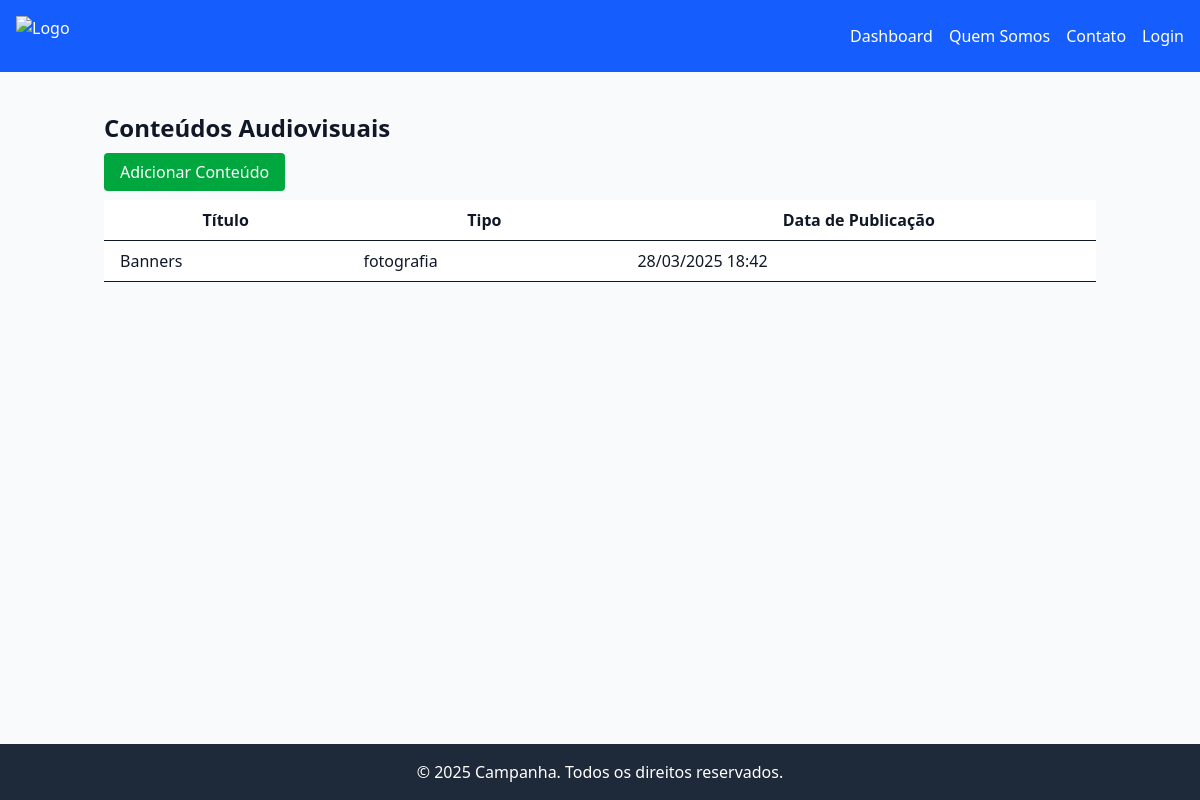
Page /marketing/ on the committed database.
### marketing/models.py (models this page shows, shortened)
class ConteudoAudiovisual(models.Model):
    titulo = models.CharField(max_length=255)
    descricao = models.TextField(blank=True)
    data_publicacao = models.DateTimeField()
    tipo = models.CharField(max_length=50, choices=[('video', 'Vídeo'), ('fotografia', 'Fotografia')])

### marketing/views.py (the view)
# urls.py: path('', views.lista_conteudo, name='lista'),
def lista_conteudo(request):
    conteudos = ConteudoAudiovisual.objects.all().order_by('-data_publicacao')
    return render(request, 'marketing/lista.html', {'conteudos': conteudos})

### marketing/templates/marketing/lista.html (shortened to what this page needs)
{% extends 'base1.html' %}
{% block content %}
<div class="container mx-auto p-4">
    <h1 class="text-2xl font-bold mb-4">Conteúdos Audiovisuais</h1>
    <a href="{% url 'marketing:criar' %}" class="bg-green-600 text-white px-4 py-2 rounded">Adicionar Conteúdo</a>
    <table class="min-w-full mt-4 bg-white">
        <thead>
            <tr>
                <th class="py-2 px-4 border-b">Título</th>
                <th class="py-2 px-4 border-b">Tipo</th>
                <th class="py-2 px-4 border-b">Data de Publicação</th>
            </tr>
        </thead>
        <tbody>
            {% for conteudo in conteudos %}
            <tr class="hover:bg-gray-100">
                <td class="py-2 px-4 border-b">{{ conteudo.titulo }}</td>
                <td class="py-2 px-4 border-b">{{ conteudo.tipo }}</td>
                <td class="py-2 px-4 border-b">{{ conteudo.data_publicacao|date:"d/m/Y H:i" }}</td>
            </tr>
            {% empty %}
            <tr>
                <td colspan="3" class="text-center p-4">Nenhum conteúdo cadastrado.</td>
            </tr>
            {% endfor %}
        </tbody>
    </table>
</div>
{% endblock %}

### campanha/templates/base1.html (style rules this page uses)
html, body { height: 100%; margin: 0; }
body { display: flex; flex-direction: column; }

### rows in the picture
ConteudoAudiovisual: titulo "Banners", tipo "fotografia", data_publicacao "28/03/2025 18:42"
